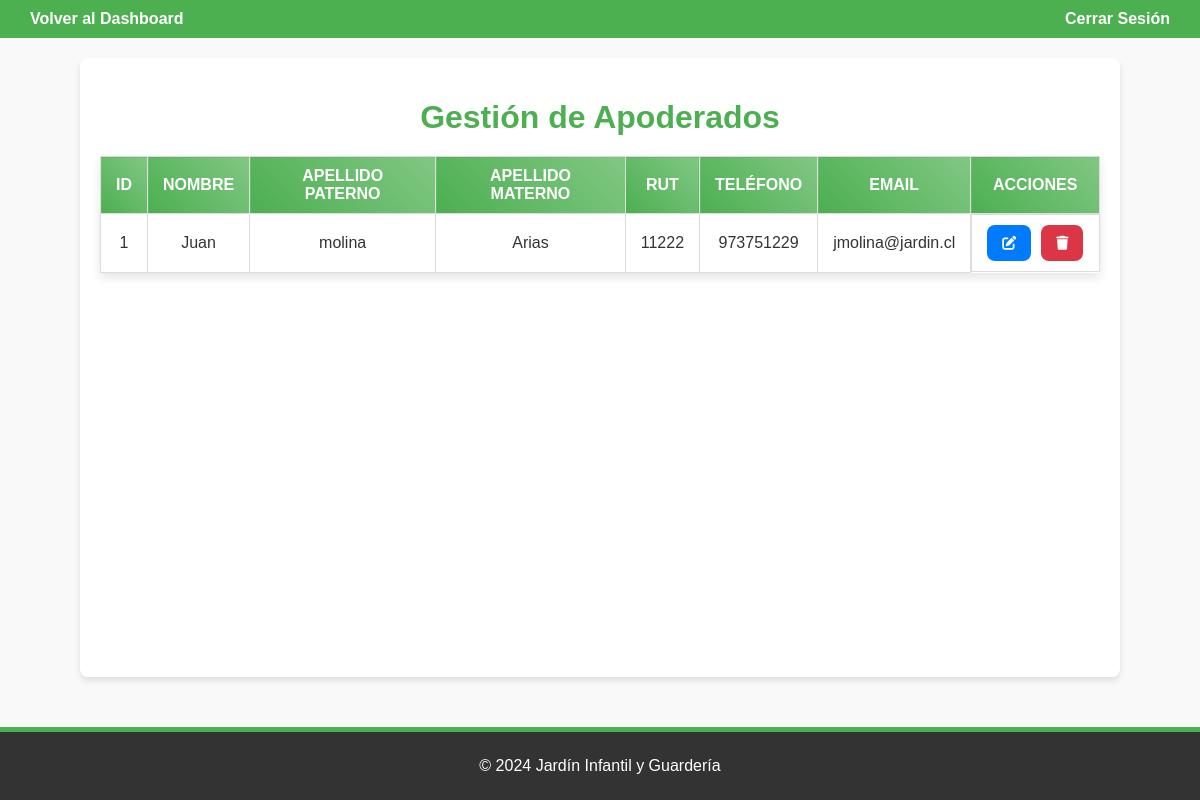
Page /dashboard/admin/apoderados/ (signed in) on the earlier database version.
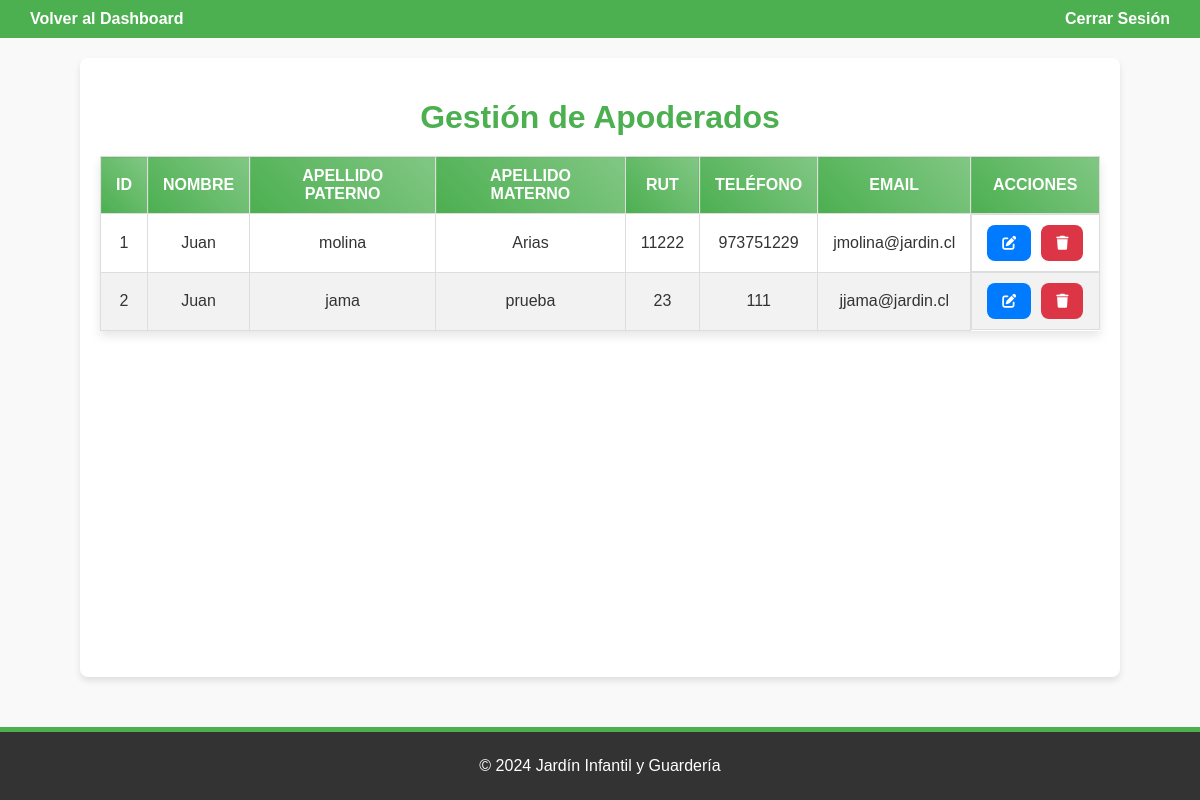
Same page on the later database version.
### jardin_app/models.py (models this page shows, shortened)
class Apoderado(models.Model):
    nombre = models.CharField(max_length=100)
    apellido_paterno = models.CharField(max_length=100, default="Desconocido")
    apellido_materno = models.CharField(max_length=100, default="Desconocido")
    rut = models.CharField(max_length=12, unique=True)
    telefono = models.CharField(max_length=15)
    email = models.EmailField(unique=True)
    contraseña = models.CharField(max_length=128)
    user = models.OneToOneField(User, on_delete=models.CASCADE, null=True, blank=True)

### jardin_app/views/admin_views.py (the view)
@login_required
def gestionar_apoderados(request):
    apoderados = Apoderado.objects.all()
    return render(request, 'admin/apoderado/gestionar_apoderados.html', {'apoderados': apoderados})

### jardin_app/templates/admin/apoderado/gestionar_apoderados.html (shortened to what this page needs)
<!DOCTYPE html>
<html lang="es">
<head>
    {% load static %}
    <link rel="stylesheet" href="{% static 'css/apoderado/gestionar_apoderados.css' %}">
    <link rel="stylesheet" href="https://cdnjs.cloudflare.com/ajax/libs/font-awesome/6.0.0-beta3/css/all.min.css">
</head>
<body>
    <header>
        <nav class="navbar">
            <a href="{% url 'pagina_administrador' %}">Volver al Dashboard</a>
            <a href="{% url 'logout' %}">Cerrar Sesión</a>
        </nav>
    </header>
    <main>
        <h1>Gestión de Apoderados</h1>
        <table>
            <thead>
                <tr>
                    <th>ID</th>
                    <th>Nombre</th>
                    <th>Apellido Paterno</th>
                    <th>Apellido Materno</th>
                    <th>RUT</th>
                    <th>Teléfono</th>
                    <th>Email</th>
                    <th>Acciones</th>
                </tr>
            </thead>
            <tbody>
                {% for apoderado in apoderados %}
                <tr>
                    <td>{{ apoderado.id }}</td>
                    <td>{{ apoderado.nombre }}</td>
                    <td>{{ apoderado.apellido_paterno }}</td>
                    <td>{{ apoderado.apellido_materno }}</td>
                    <td>{{ apoderado.rut }}</td>
                    <td>{{ apoderado.telefono }}</td>
                    <td>{{ apoderado.email }}</td>
                    <td class="table-actions">
                        <a href="{% url 'editar_apoderado' apoderado.id %}" class="btn btn-edit">
                            <i class="fa fa-edit"></i>
                        </a>
                        <a href="{% url 'eliminar_apoderado' apoderado.id %}" class="btn btn-delete" onclick="return confirm('¿Estás seguro de eliminar este apoderado?');">
                            <i class="fa fa-trash"></i>
                        </a>
                    </td>
                </tr>
                {% empty %}
                <tr>
                    <td colspan="8">No hay apoderados registrados.</td>
                </tr>
                {% endfor %}
            </tbody>
        </table>
    </main>
    <footer>
        <p>&copy; 2024 Jardín Infantil y Guardería</p>
    </footer>
</body>
</html>

Differences in the rows shown:
added Apoderado: id "2", nombre "Juan", apellido_paterno "jama", apellido_materno "prueba", rut "23", telefono "111", email "jjama@jardin.cl"
